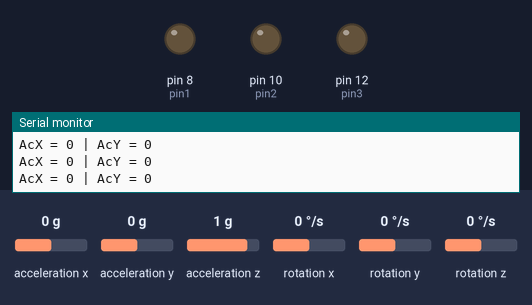
Bench run of a sketch on a simulated Arduino Uno, built with avr-gcc and run on an emulated ATmega328P. Parts: output pins drawn as LEDs (lit = HIGH), the last lines printed to the serial monitor. Wiring (inferred from the names in the program): MPU-6050 motion sensor at I2C address 0x68. The test bench sets the inputs (shaded band); at power-on: acceleration x 0 g, acceleration y 0 g, acceleration z 1 g, rotation x 0 °/s, rotation y 0 °/s, rotation z 0 °/s.

Above: at 1.2 s.
1.3 s: acceleration x set to -1.4 g
At 2.1 s:
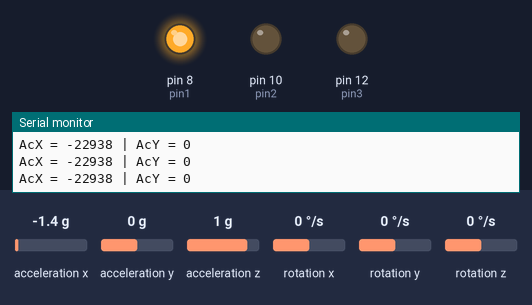
2.8 s: acceleration y set to -1.4 g
At 3.3 s:
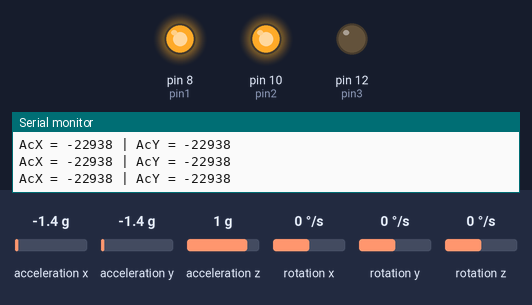
4.3 s: acceleration x set to 0 g
At 5.5 s:
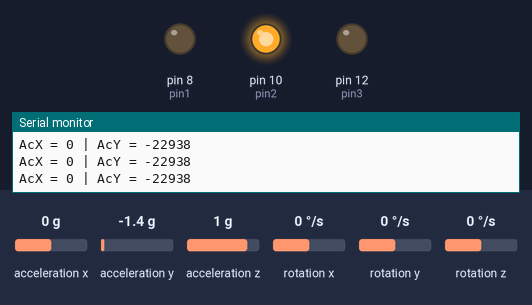
5.8 s: acceleration y set to 0.8 g
At 6.7 s:
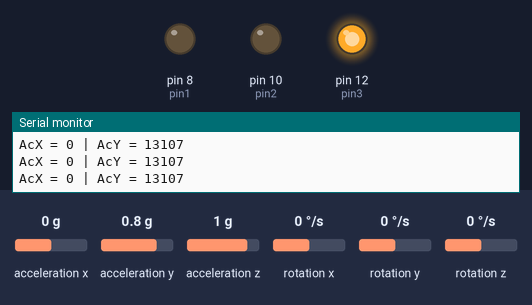
7.3 s: acceleration x set to -0.8 g
At 7.9 s:
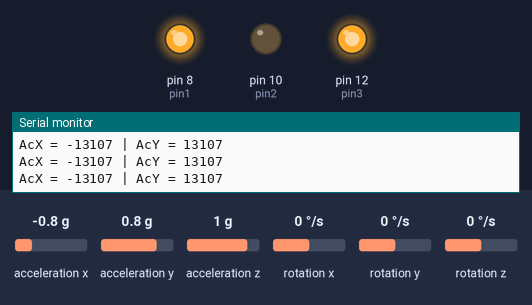
8.8 s: acceleration y set to -0.8 g
At 10.3 s:
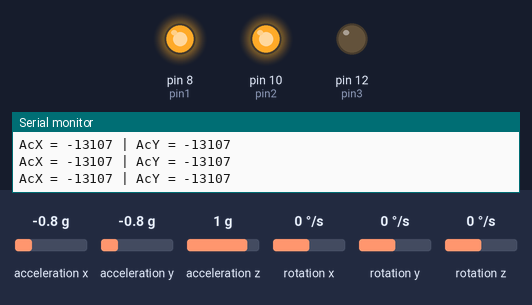
Timing chart, 0 to 11.3 s (numbered marks = the images above; inputs shaded):
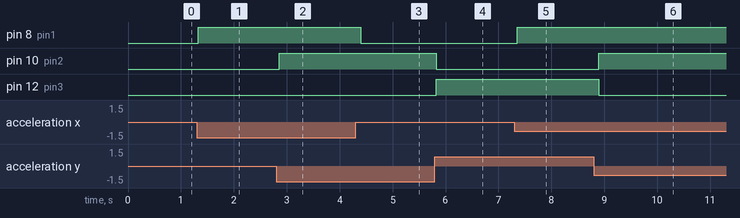

The sketch:

base_niveladora.ino
```cpp
#include<Wire.h>

int pin1 = 8;
int pin2 = 10;
int pin3 = 12;

int tolM = 100;
int tolm = -tolM;


const int MPU=0x68;
//Variaveis para armazenar valores dos sensores
int AcX,AcY;
void setup()
{
  Serial.begin(9600);
  Wire.begin();
  Wire.beginTransmission(MPU);
  Wire.write(0x6B);

  //Inicializa o MPU-6050
  Wire.write(0);
  Wire.endTransmission(true);

  pinMode(pin1, OUTPUT);
  pinMode(pin2, OUTPUT);
  pinMode(pin3, OUTPUT);

  digitalWrite(pin1, HIGH);
  digitalWrite(pin2, HIGH);
  digitalWrite(pin3, HIGH);

}


void loop()
{
  Wire.beginTransmission(MPU);
  Wire.write(0x3B);  // starting with register 0x3B (ACCEL_XOUT_H)
  Wire.endTransmission(false);
  //Solicita os dados do sensor
  Wire.requestFrom(MPU,14,true);
  //Armazena o valor dos sensores nas variaveis correspondentes
  AcX=Wire.read()<<8|Wire.read();  //0x3B (ACCEL_XOUT_H) & 0x3C (ACCEL_XOUT_L)
  AcY=Wire.read()<<8|Wire.read();  //0x3D (ACCEL_YOUT_H) & 0x3E (ACCEL_YOUT_L)

  if(AcY < tolM){
    digitalWrite(pin3, LOW);
  }
  else{
    digitalWrite(pin3, HIGH);
  }

    if(AcY > tolm){
    digitalWrite(pin2, LOW);
  }
  else{
    digitalWrite(pin2, HIGH);
  }

    if(AcX < tolM && AcX > tolm){
    digitalWrite(pin1, LOW);
  }
  else{
    digitalWrite(pin1, HIGH);
  }


  //Envia valor X do acelerometro para a serial e o LCD
  Serial.print("AcX = "); Serial.print(AcX);

  //Envia valor Y do acelerometro para a serial e o LCD
  Serial.print(" | AcY = "); Serial.println(AcY);

  delay(100);
}
```

Measured:
- after the input at 1.3 s, pin 8 (pin1): LOW → HIGH at once
- after the input at 2.8 s, pin 10 (pin2): LOW → HIGH after 0.06 s
- after the input at 4.3 s, pin 8 (pin1): HIGH → LOW after 0.10 s
- after the input at 5.8 s, pin 10 (pin2): HIGH → LOW at once; pin 12 (pin3): LOW → HIGH at once
- after the input at 7.3 s, pin 8 (pin1): LOW → HIGH after 0.06 s
- after the input at 8.8 s, pin 10 (pin2): LOW → HIGH after 0.10 s; pin 12 (pin3): HIGH → LOW after 0.10 s
